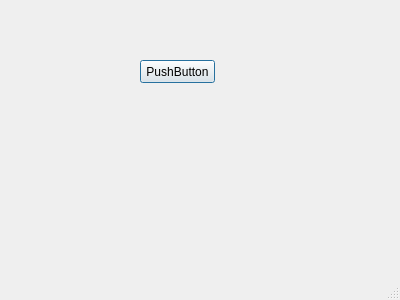
<?xml version="1.0" encoding="UTF-8"?>
<ui version="4.0">
 <class>Dialog</class>
 <widget class="QDialog" name="Dialog">
  <property name="geometry">
   <rect>
    <x>0</x>
    <y>0</y>
    <width>400</width>
    <height>300</height>
   </rect>
  </property>
  <property name="windowTitle">
   <string>Dialog</string>
  </property>
  <property name="sizeGripEnabled">
   <bool>true</bool>
  </property>
  <widget class="QPushButton" name="pushButton">
   <property name="geometry">
    <rect>
     <x>140</x>
     <y>60</y>
     <width>75</width>
     <height>23</height>
    </rect>
   </property>
   <property name="text">
    <string>PushButton</string>
   </property>
  </widget>
 </widget>
 <resources/>
 <connections/>
</ui>
